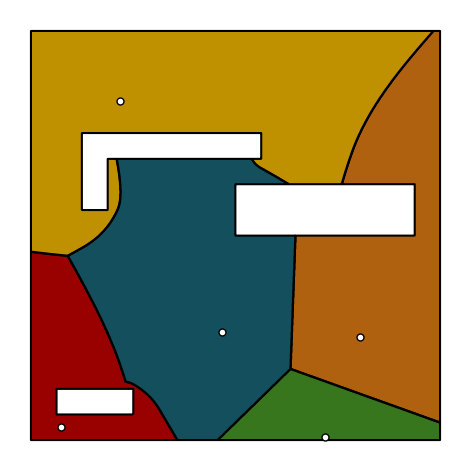

Source code (Python):
from matplotlib import pyplot as plt
from shapely.geometry import Polygon
from geodesic_voronoi import geodesic_voronoi, plot_polygon


if __name__ == '__main__':
    shell = [(0, 0), (1600, 0), (1600, 1600), (0, 1600)]
    holes = [[(800, 800), (800, 1000), (1500, 1000), (1500, 800)],
             [(200, 900), (200, 1200), (900, 1200), (900, 1100), (300, 1100),
              (300, 900)],
             [(100, 100), (100, 200), (400, 200), (400, 100)],]
    poly = Polygon(shell=shell, holes=holes)
    gvd = geodesic_voronoi(poly)
    # gvd.draw_visibility_graph(edge_color='g', alpha=0.5)

    sites = [(120, 50), (1290, 400), (350, 1322), (1150, 10), (750, 420)]
    cmap = [(153, 0, 0), (175, 97, 16), (191, 144, 0), (56, 118, 29),
            (19, 79, 92)]
    f = gvd.voronoi_regions(sites)
    for i, (s, b) in enumerate(f.items()):
        c = ('#' + hex(cmap[i][0])[2:].zfill(2) + hex(cmap[i][1])[2:].zfill(2)
             + hex(cmap[i][2])[2:].zfill(2))
        plot_polygon(b, fc=c, ec='k', lw=1.5)
    plt.scatter([x for x, _ in sites], [y for _, y in sites],
                s=25, c='w', ec='k', zorder=5)

    plt.gca().axis('off')
    plt.gca().set_aspect('equal')
    plt.autoscale()
    plt.tight_layout()
    # plt.savefig('ex1.png', bbox_inches='tight')
    plt.show()
